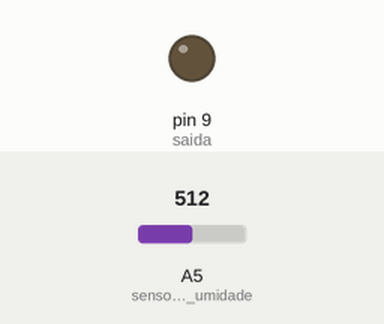
A sketch run on a simulated Arduino Uno, built with avr-gcc and run on an emulated ATmega328P. On the bench: output pins drawn as LEDs (lit = HIGH). The inputs (shaded band) are chosen by the test bench; at power-on: A5 (sensor_de_umidade) = 512. No radio packets arrive unless stated.

Above: at 1.2 s.
1.3 s: A5 (sensor_de_umidade) set to 263
2.8 s: A5 (sensor_de_umidade) set to 245
At 3.5 s:
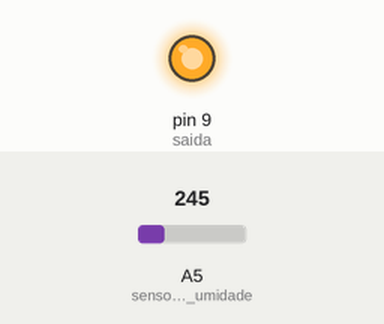
4.3 s: A5 (sensor_de_umidade) set to 306
At 4.8 s:
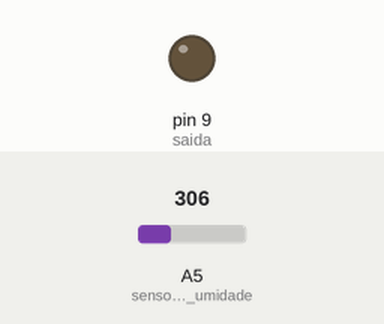
5.8 s: A5 (sensor_de_umidade) set to 122
At 7.2 s:
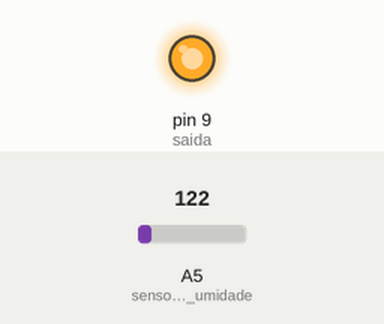
Timing chart, 0 to 8.3 s (numbered marks = the images above; inputs shaded):
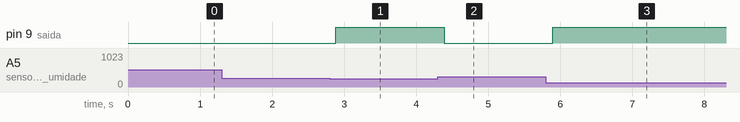

The sketch:

Transmitter_irrigatec_umidade.ino
```cpp
#include <VirtualWire.h>
int sensor_de_umidade = A5;
int sinal_digital_umidade = 0;
int valor_umidade = 256;
int saida = 9;

void setup()
{
vw_set_ptt_inverted(true); // Required for DR3100
vw_setup(2000);
pinMode(saida, OUTPUT);
}

void loop()
{
sinal_digital_umidade = analogRead(sensor_de_umidade);
if(sinal_digital_umidade < valor_umidade){
    char *msg = "1"; // LIGADA
    digitalWrite(13, true); // Flash a light to show transmitting
    vw_send((uint8_t *)msg, strlen(msg));
    vw_wait_tx(); // Wait until the whole message is gone
    digitalWrite(13, false);
    digitalWrite(saida, HIGH);

}
if(sinal_digital_umidade > valor_umidade){
    char *msg = "0"; // DESLIGADA
    digitalWrite(13, true); // Flash a light to show transmitting
    vw_send((uint8_t *)msg, strlen(msg));
    vw_wait_tx(); // Wait until the whole message is gone
    digitalWrite(13, false);
   digitalWrite(saida, LOW);
}

}
```

Measured:
- the behaviour switches between 256 and 255 on A5 (sensor_de_umidade) (found by bisection; images 0 and 1)
- after the input at 1.3 s, every drawn part: stays the same
- after the input at 2.8 s, pin 9 (saida): LOW → HIGH after 0.09 s
- after the input at 4.3 s, pin 9 (saida): HIGH → LOW after 0.09 s
- after the input at 5.8 s, pin 9 (saida): LOW → HIGH after 0.09 s
